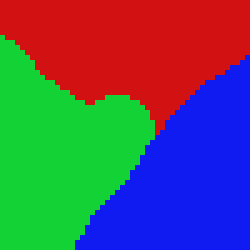
#> input picture normalized_cuts/Ncut_test.png, 50 x 50 px (shown 5 times larger)
$ python NCuts.py
#> lines starting #> are read from the running program, lines starting #| are printed output that depends on the picture

'''
reference:
[1] J. Shi and J. Malik, “Normalized cuts and image segmentation”,
    IEEE Trans. on Pattern Analysisand Machine Intelligence, Vol 22
[2] https://github.com/SatyabratSrikumar/Normalized-Cuts-and-Image-Segmentation-Matlab-Implementation
edited by JY Wang @ 2018-6-3 SYR Unv
'''

import cv2
import numpy as np
from scipy.linalg.decomp import eig
from scipy import sparse
from scipy.sparse.linalg import eigs
from skimage import graph, data, io, segmentation, color
from skimage.transform import rescale, resize

class Ncut(object):
    '''
    This class is write for RGB image, so if you want to processing grayscale, some adjustment should worked on
    F_maker, W_maker function :)
    '''

    def __init__(self, img):
        '''
        :param img: better no larger than 300px,300px
        '''
        self.no_rows, self.no_cols, self.channel = img.shape
        self.N = self.no_rows * self.no_cols
        self.V_nodes = self.V_node_maker(img)
        self.X = self.X_maker()
        self.F = self.F_maker(img)
        # parameter for W clculate
        self.r = 2
        self.sigma_I = 4
        self.sigma_X = 6
        # Dense W,D
        self.W = self.W_maker()
        self.D = self.D_maker()

    # V_nodes shape : [self.N,1,3]
    def V_node_maker(self, img):
        b,g,r = cv2.split(img)
        b = b.flatten()
        g = g.flatten()
        r = r.flatten()
        V_nodes = np.vstack((b,g))
        V_nodes = np.vstack((V_nodes,r))
        return V_nodes

    def X_maker(self):
        X_temp = np.arange(self.N)
        X_temp = X_temp.reshape((self.no_rows,self.no_cols))
        X_temp_rows = X_temp // self.no_rows
        X_temp_cols = (X_temp // self.no_cols).T
        X = np.zeros((self.N, 1, 2))
        X[:,:,0] = X_temp_rows.reshape(self.N,1)
        X[:,:,1] = X_temp_cols.reshape(self.N,1)
        return X

    def F_maker(self,img):
        if self.channel < 2:
            return self.gray_feature_maker(img)
        else:
            return self.color_img_feature_maker(img)

    def gray_feature_maker(self,img):
        print('need to ')

    def color_img_feature_maker(self,img):
        F = img.flatten().reshape((self.N,1,self.channel))
        F = F.astype('uint8')
        return F

    def W_maker(self):
        X = self.X.repeat(self.N,axis = 1)
        X_T = self.X.reshape((1,self.N,2)).repeat(self.N,axis = 0)
        diff_X = X - X_T
        diff_X = diff_X[:,:,0]**2 + diff_X[:,:,1]**2

        F = self.F.repeat(self.N,axis = 1)
        F_T = self.F.reshape((1,self.N,3)).repeat(self.N,axis = 0)
        diff_F = F - F_T
        diff_F = diff_F[:,:,0]**2 + diff_F[:,:,1]**2 + diff_F[:,:,2]**2

        W_map = diff_X < self.r**2 # valid map for W

        W = np.exp(-((diff_F / (self.sigma_I**2)) + (diff_X / (self.sigma_X**2))))

        return W * W_map

    def D_maker(self):
        # D is a diagonal matrix using di as diagonal, di is the sum of weight of node i with all other nodes
        d_i = np.sum(self.W, axis=1)
        D = np.diag(d_i)
        return D

    def EigenSolver(self):
        L = self.D - self.W
        R = self.D
        lam,y = eig(L, R)
        index = np.argsort(lam)

        top2 = lam[index[:2]].real
        smallest_2 = y[:,index[1]]
        print('dense eigenvector: {} with shape of {}'.format(smallest_2,smallest_2.shape))
        return smallest_2.real

    def EigenSolver_sparse(self):
        s_D = sparse.csr_matrix(self.D)
        s_W = sparse.csr_matrix(self.W)
        s_D_nhalf = np.sqrt(s_D).power(-1)
        L = s_D_nhalf @ (s_D - s_W) @ s_D_nhalf
        lam,y = eigs(L)
        index = np.argsort(lam)

        top2 = lam[index[:2]].real
        smallest_2 = y[:, index[1]]
        print('sparse eigenvector: {} with shape of {}'.format(smallest_2,smallest_2.shape))
        return smallest_2.real


if __name__ == '__main__':
    # [16 lines of commented-out code are left out]
    img = cv2.imread('Ncut_test.png', cv2.IMREAD_COLOR)
#> img is the input picture: shape (50, 50, 3); mean B, G, R 101.5, 85.3, 83.7
    # img = data.coffee()
    # img = resize(img, (img.shape[0] // 4, img.shape[1] // 4), anti_aliasing=True)
    print('Loaded image with shape of: {}'.format(img.shape))
#| Loaded image with shape of: (50, 50, 3)
    cutter = Ncut(img)
#> in V_node_maker, `b,g,r = cv2.split(img)`:
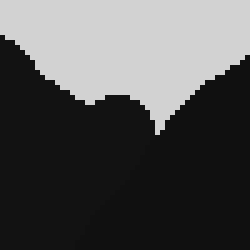
#> r: shape (50, 50) (shown 5 times larger); min 16, max 210, mean 83.7
#> in V_node_maker, `b = b.flatten()`: b = 2500 values, max 242 at index 599, min 18 at index 0, mean 101.5
#> in V_node_maker, `g = g.flatten()`: g = 2500 values, max 210 at index 350, min 18 at index 0, mean 85.3
#> in V_node_maker, `r = r.flatten()`: r = 2500 values, max 210 at index 0, min 16 at index 599, mean 83.72
#> in color_img_feature_maker, `F = img.flatten().reshape((self.N,1,self.channel))`: F = 2500 rows, first 8: [18, 18, 210], [18, 18, 210], [18, 18, 210], [18, 18, 210], [18, 18, 210], [18, 18, 210], [18, 18, 210], [18, 18, 210]
#> in __init__, `self.F = self.F_maker(img)`: self.F has the same summary as F in color_img_feature_maker
#> in W_maker, `F = self.F.repeat(self.N,axis = 1)`:
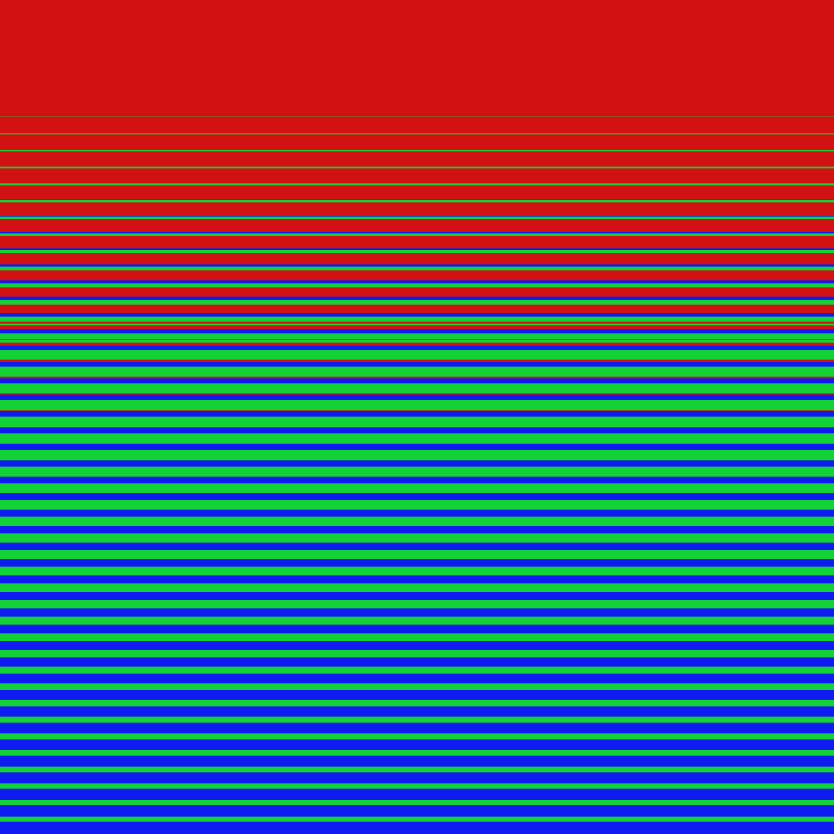
#> F: shape (2500, 2500, 3) (shown at 1/3 size); mean of channels 0, 1, 2 101.5, 85.3, 83.7; drawn as B, G, R
#> in W_maker, `F_T = self.F.reshape((1,self.N,3)).repeat(self.N,axis = 0)`:
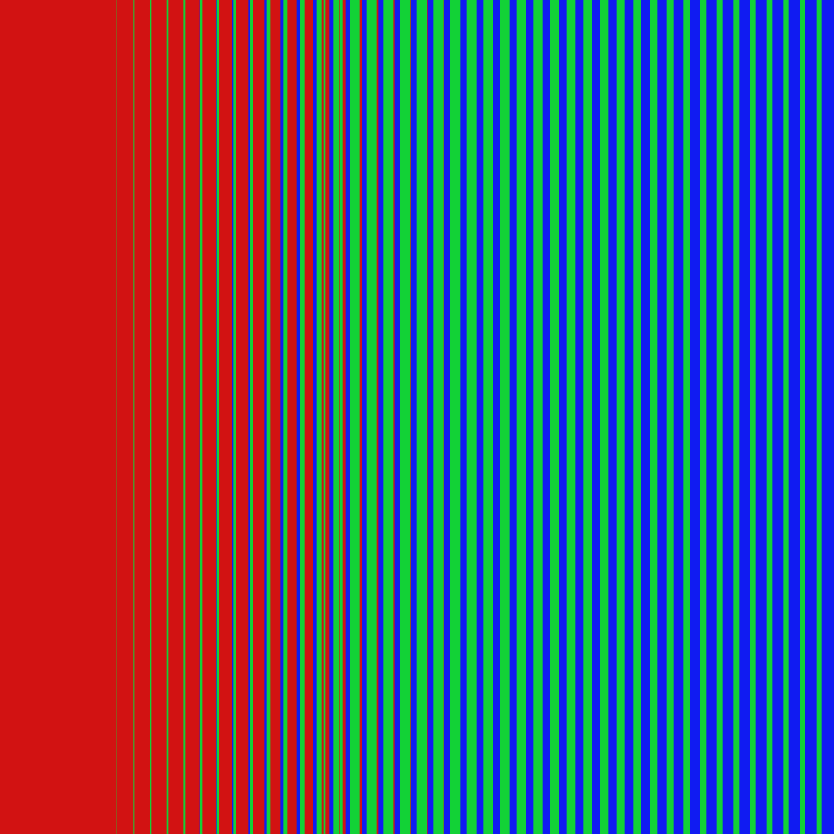
#> F_T: shape (2500, 2500, 3) (shown at 1/3 size); mean of channels 0, 1, 2 101.5, 85.3, 83.7; drawn as B, G, R
#> in W_maker, `diff_F = F - F_T`:
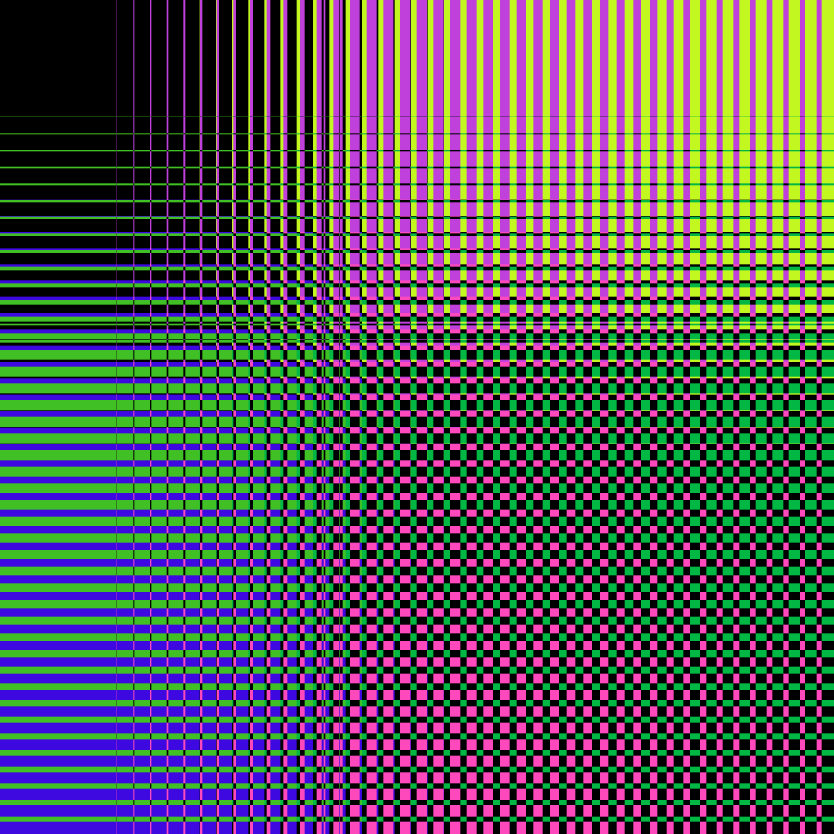
#> diff_F: shape (2500, 2500, 3) (shown at 1/3 size); mean of channels 0, 1, 2 85.3, 85.3, 85.3; drawn as B, G, R
#> in W_maker, `diff_F = diff_F[:,:,0]**2 + diff_F[:,:,1]**2 + diff_F[:,:,2]**2`:
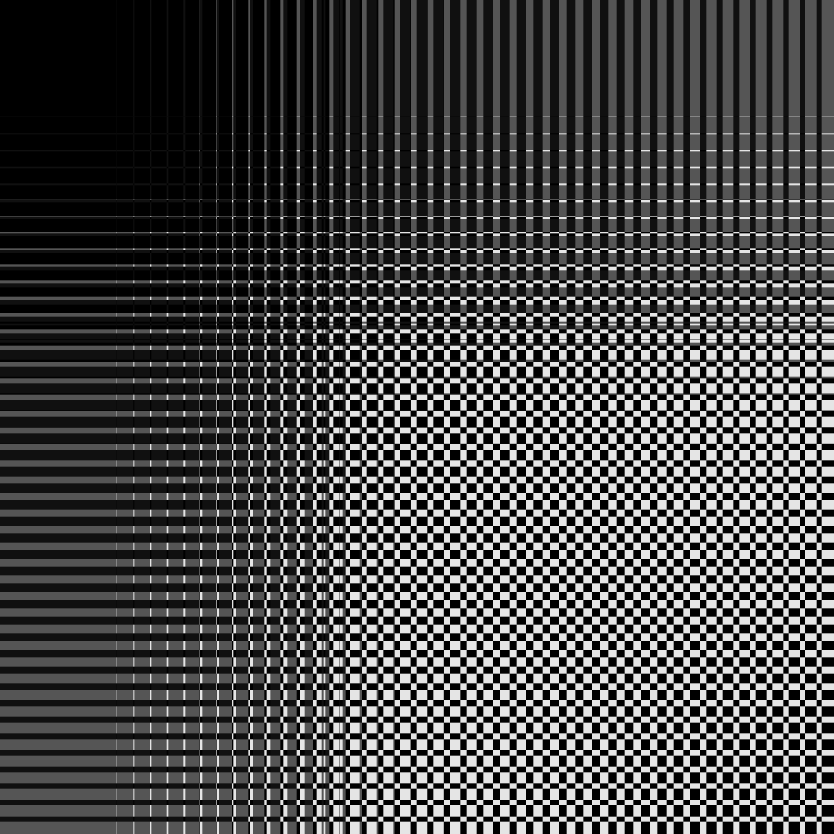
#> diff_F: shape (2500, 2500) (shown at 1/3 size); min 0, max 229, mean 71.4
#> in W_maker, `return W * W_map`:
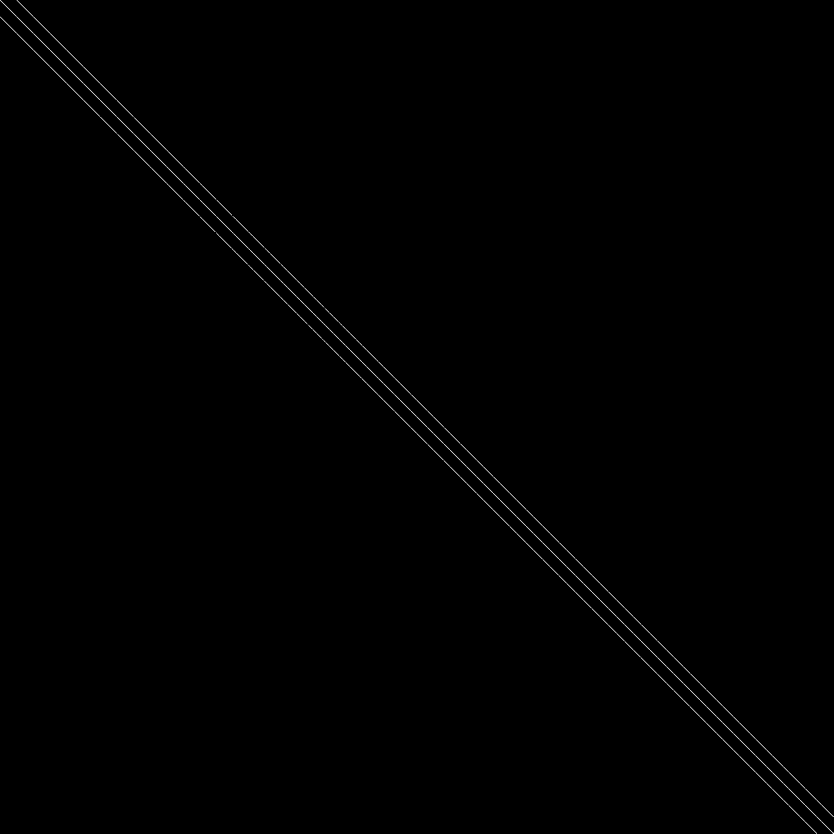
#> returned value: shape (2500, 2500) float64 (shown at 1/3 size); min 0, max 1, mean 0.00331
#> in D_maker, `d_i = np.sum(self.W, axis=1)`: d_i = 2500 values, max 8.67 at index 51, min 2.93 at index 599, mean 8.27
    eigenvector = cutter.EigenSolver_sparse()
#> in EigenSolver_sparse, `index = np.argsort(lam)`: index = [5, 4, 3, 2, 1, 0]
#> in EigenSolver_sparse, `top2 = lam[index[:2]].real`: top2 = [1.32, 1.32]
#> (printed output is left out)
#> eigenvector = 2500 values, max 0.0744 at index 1667, min -0.0744 at index 1718, mean -1.34e-05
    b = eigenvector
#> b has the same summary as eigenvector
    b = b.reshape((img.shape[0],img.shape[1])).astype('float64')
    b = (b/b.max())*255
    cv2.imshow('eigvec',b.astype('uint8'))
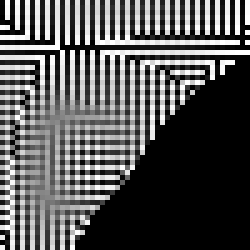
#> window 'eigvec': shape (50, 50) (shown 5 times larger); min 0, max 255, mean 85.9
    cv2.waitKey()
    print('Finished!')
